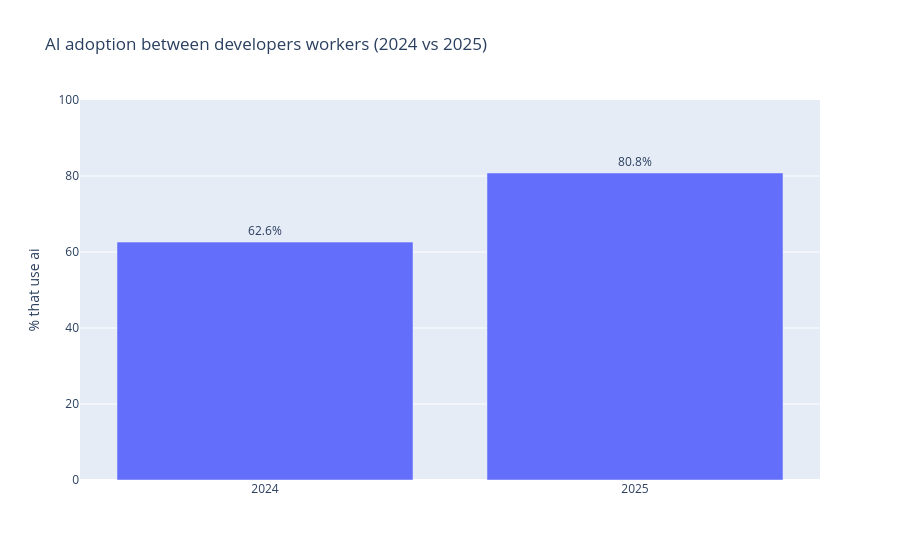

Source (notebook cell):
### Code cell
d1 = con.sql(query).df()
d1["year"] = d1["year"].astype(str) 
fig = px.bar(d1, x="year", y="pct_ai_use", text="pct_ai_use",
             title="AI adoption between developers workers (2024 vs 2025)",
             labels={"pct_ai_use": "% that use ai", "year": ""})
fig.update_traces(texttemplate="%{text}%", textposition="outside")
fig.update_yaxes(range=[0, 100])
fig.show()

### Figure 1 — Plotly figure (JSON) as saved in the notebook; plotly's stock layout.template omitted (floating-point values rounded to 4 significant figures)
{"data": [{"hovertemplate": "=%{x}<br>% that use ai=%{text}<extra></extra>", "legendgroup": "", "marker": {"color": "#636efa", "pattern": {"shape": ""}}, "name": "", "orientation": "v", "showlegend": false, "text": [62.6, 80.8], "textposition": "outside", "texttemplate": "%{text}%", "type": "bar", "x": ["2024", "2025"], "xaxis": "x", "y": [62.6, 80.8], "yaxis": "y"}], "layout": {"barmode": "relative", "legend": {"tracegroupgap": 0}, "title": {"text": "AI adoption between developers workers (2024 vs 2025)"}, "xaxis": {"anchor": "y", "domain": [0, 1], "title": {"text": ""}}, "yaxis": {"anchor": "x", "domain": [0, 1], "range": [0, 100], "title": {"text": "% that use ai"}}}}
